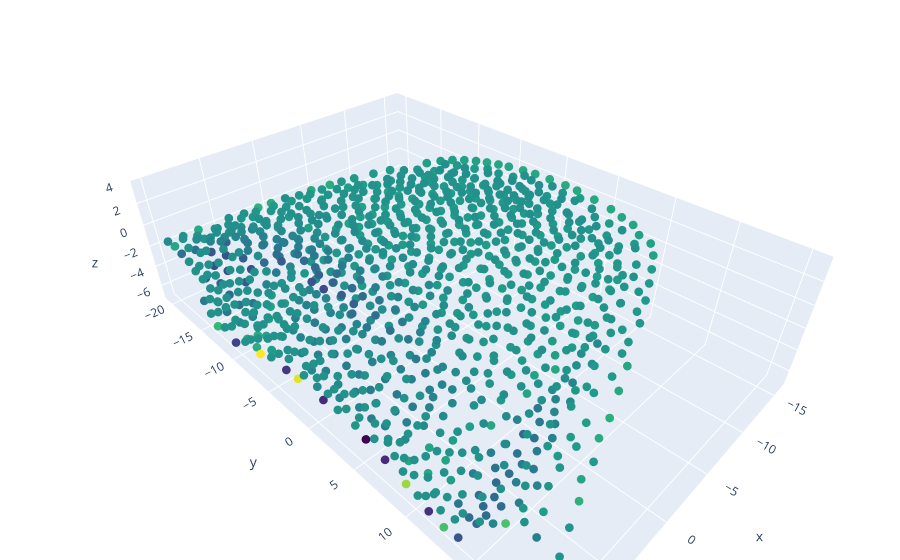

This figure's notebook cell:
### Code cell
import plotly.graph_objects as go

tmp = pred[0]-gts[0]
fig = go.Figure(data=[go.Scatter3d(
    x=pcd_np[:,0],
    y=pcd_np[:,1],
    z=pcd_np[:,2],
    mode='markers',
    marker=dict(
        size=3,
        color=tmp,   # pred[:,0].to('cpu')
        colorscale='Viridis',   # choose a colorscale
        opacity=1
    )
)])

# tight layout
fig.update_layout(margin=dict(l=0, r=0, b=0, t=0))
fig.show()

### Figure 1 — Plotly figure (JSON) as saved in the notebook; plotly's stock layout.template omitted (floating-point values rounded to 4 significant figures; data arrays with more than 128 entries replaced by an {"elided": "..."} marker saying what was removed)
{"data": [{"marker": {"color": {"elided": "1024 float values"}, "colorscale": [[0, "#440154"], [0.1111, "#482878"], [0.2222, "#3e4989"], [0.3333, "#31688e"], [0.4444, "#26828e"], [0.5556, "#1f9e89"], [0.6667, "#35b779"], [0.7778, "#6ece58"], [0.8889, "#b5de2b"], [1, "#fde725"]], "opacity": 1, "size": 3}, "mode": "markers", "type": "scatter3d", "x": {"elided": "1024 float values"}, "y": {"elided": "1024 float values"}, "z": {"elided": "1024 float values"}}], "layout": {"margin": {"b": 0, "l": 0, "r": 0, "t": 0}}}
